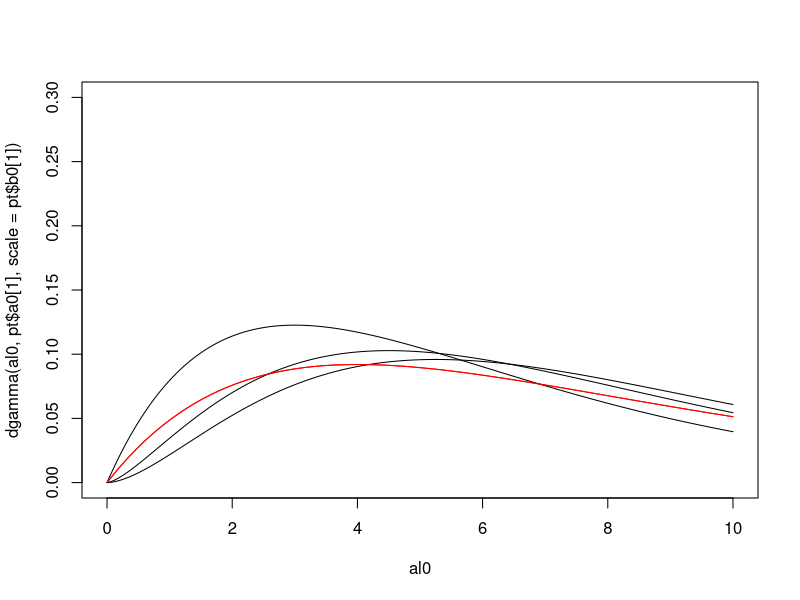
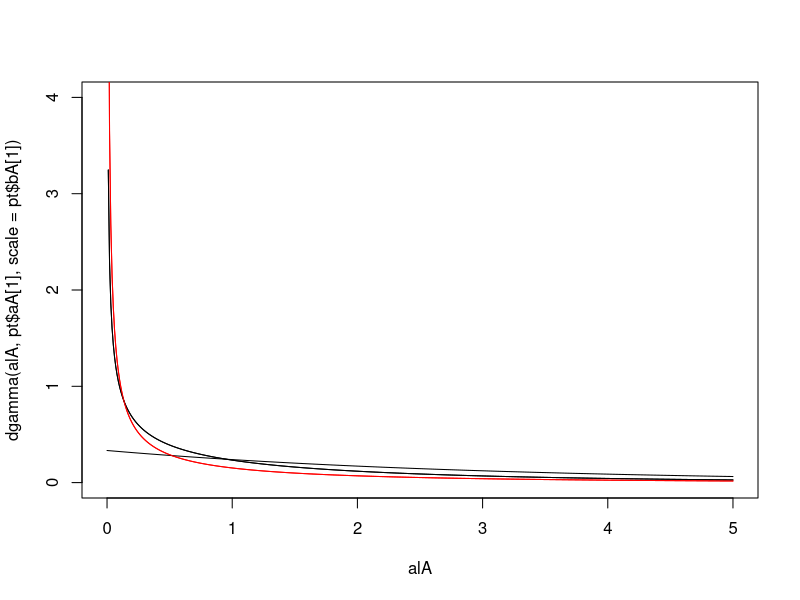
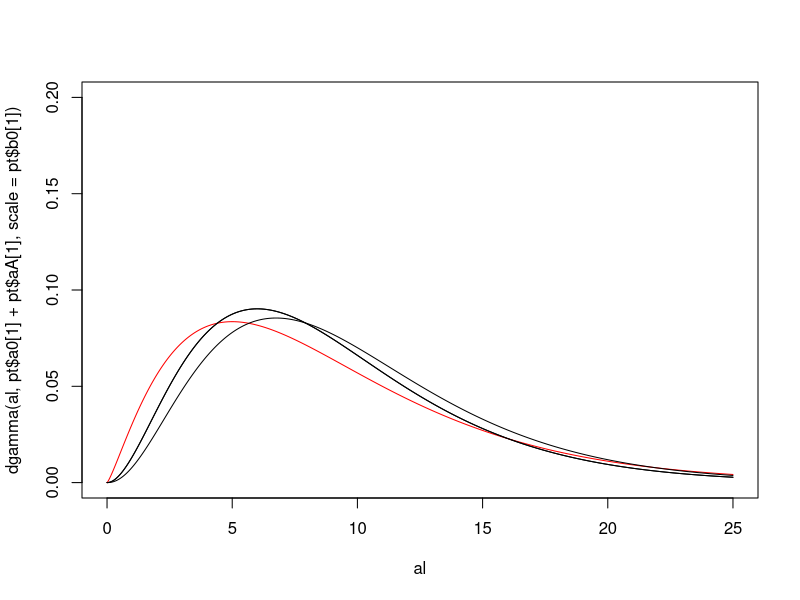
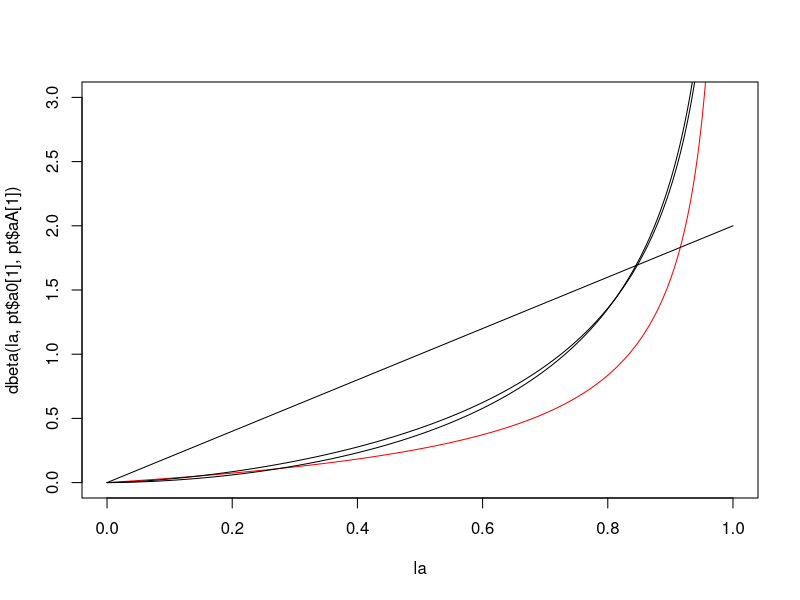

The R source for these figures, in order:
## ---- chunk 1
knitr::opts_chunk$set(echo = TRUE)
## ---- chunk 2
domain.names = c(
  'Prior',
	'Male stars',           # 1
	'Female stars',
	'Films',
	'Star pairs',
	'Pizzas',               # 5
	'Juices',
	'Colours',
	'Colour Combinations',
	'Events',
	'Radio formats',        # 10
	'Musical artists',
	'Aboriginal art',
	'Impressionist art',
	'Sentences',
	'Travel',               # 15
	'Marijuana',
	'Latitude',
	'Dots',
	'Triangles',
	'Population',           # 20
	'Surface area',
	'Beer',
	'Cars',
	'Restaurants',
	'Flight layovers',      # 25
	'Future payments',
	'Phone plans',
	'Hotel rooms',
	'Two-flight itineraries',
	'Televisions',          # 30
	'Coffee',
	'Charity')

result.table = read.table('Tables/population.txt')
row.names(result.table) = domain.names
## ---- chunk 3
pt = data.frame(id = 0:3, row.names = 'id')
#pt$a0 = c(1.50, 1.50, 1.50, 2.25, 2.25, 3.00, 3.00, 3.75, 4.50)
#pt$b0 = c(2.00,  8/5,  4/3,  4/3,  8/7,  8/7,    1,  8/9, 0.8)
#pt$aA = c(0.50, 1.00, 1.50, 0.75, 1.25, 0.50, 1.00, 0.75, 0.50)
#pt$bA = pt$b0
pt$a0 = c(2.00, 2.00, 2.50, 2.75)
pt$b0 = c(4.00, 3.00, 3.00, 3.00)
pt$aA = c(0.25, 1.00, 0.50, 0.50)
pt$bA = c(4.00, 3.00, 3.00, 3.00)
pt$Ela = pt$a0 / (pt$a0 + pt$aA)
pt$Eal = pt$a0 * pt$b0 + pt$aA * pt$bA
pt$Val = pt$a0 * pt$b0^2 + pt$aA * pt$bA^2
pt$sdal = sqrt(pt$Val)
pt$Vla = pt$a0 * pt$aA / ((pt$a0 + pt$aA)^2 * (pt$a0 + pt$aA + 1))
pt$sdla = sqrt(pt$Vla)
knitr::kable(pt, digits = 3)
al0 = seq(0, 10, by=0.01)
plot(al0, dgamma(al0, pt$a0[1], scale=pt$b0[1]), 'l', col='red', ylim=c(0,0.3))
for (i in 2:4) {
  lines(al0, dgamma(al0, pt$a0[i], scale=pt$b0[i]))
}
lines(al0, dgamma(al0, pt$a0[1], scale=pt$b0[1]), 'l', col='red')
alA = seq(0, 5, by=0.01)
plot(alA, dgamma(alA, pt$aA[1], scale=pt$bA[1]), 'l', col='red', ylim=c(0,4))
for (i in 2:4) {
  lines(alA, dgamma(alA, pt$aA[i], scale=pt$bA[i]))
}
lines(alA, dgamma(alA, pt$aA[1], scale=pt$bA[1]), 'l', col='red')

al = seq(0, 25, by=0.01)
plot(al, dgamma(al, pt$a0[1] + pt$aA[1], scale=pt$b0[1]), 'l', col='red', ylim=c(0,0.2))
for (i in 2:4) {
  lines(al, dgamma(al, pt$a0[i] + pt$aA[i], scale=pt$bA[i]))
}

la = seq(0, 1, by=0.001)
plot(la, dbeta(la, pt$a0[1], pt$aA[1]), 'l', col='red', ylim=c(0,3))
for (i in 2:4) {
	lines(la, dbeta(la, pt$a0[i], pt$aA[i]))
}
## ---- chunk 4
#knitr::kable(result.table[,c('B1', 'Be1', 'B2', 'Be2', 'B3', 'Be3', 'B4', 'Be4', 'B5', 'Be5', 'B6', 'Be6', 'B7', 'Be7', 'B8', 'Be8')], digits=c(2,2,2,2,2,2,2,2,2,2,2,2,2,2,2,2))
knitr::kable(result.table[,c('B1', 'Be1', 'B2', 'Be2', 'B3', 'Be3')], digits=c(2,2,2,2,2,2))
## ---- chunk 5
knitr::kable(result.table[,c('wstuP', 'wstuPe', 'mstuP', 'mstuPe', 'sstuP', 'sstuPe', 'tiuP', 'tiuPe')], digits = c(3,3,3,3,6,6,3,3))
## ---- chunk 6
knitr::kable(result.table[,c('wstsP', 'wstsPe', 'mstsP', 'mstsPe', 'sstsP', 'sstsPe', 'tisP', 'tisPe')], digits = c(3,3,3,3,6,6,3,3))
## ---- chunk 7
knitr::kable(result.table[,c('regsP', 'regsPe', 'rusP', 'rusPe', 'mulsP', 'mulsPe')], digits = c(3,3,3,3,6,6))
## ---- chunk 8
knitr::kable(result.table[,c('wstub', 'wstube', 'mstub', 'mstube', 'sstub', 'sstube', 'tiub', 'tiube')], digits = 3)
## ---- chunk 9
knitr::kable(result.table[,c('wstsb', 'wstsbe', 'mstsb', 'mstsbe', 'sstsb', 'sstsbe', 'tisb', 'tisbe')], digits = 3)
## ---- chunk 10
knitr::kable(result.table[,c('regsb', 'regsbe', 'rusb', 'rusbe', 'mulsb', 'mulsbe')], digits = 3)
## ---- chunk 11
#knitr::kable(result.table[,c('al1', 'ale1', 'al2', 'ale2', 'al3', 'ale3', 'al4', 'ale4', 'alu', 'alue')], digits=3)
knitr::kable(result.table[,c('al1', 'ale1', 'al2', 'ale2', 'al3', 'ale3', 'als', 'alse', 'alu', 'alue')], digits=3)
## ---- chunk 12
#knitr::kable(result.table[,c('la1', 'lae1', 'la2', 'lae2', 'la3', 'lae3', 'la4', 'lae4', 'lau', 'laue')], digits=3)
knitr::kable(result.table[,c('la1', 'lae1', 'la2', 'lae2', 'la3', 'lae3', 'las', 'lase', 'lau', 'laue')], digits=3)
## ---- chunk 13
knitr::kable(result.table[,c('als0.05', 'als0.05e', 'als0.25', 'als0.25e', 'als0.50', 'als0.50e', 'als0.75', 'als0.75e', 'als0.95', 'als0.95e')], digits=3)
## ---- chunk 14
knitr::kable(result.table[,c('las0.05', 'las0.05e', 'las0.25', 'las0.25e', 'las0.50', 'las0.50e', 'las0.75', 'las0.75e', 'las0.95', 'las0.95e')], digits=3)
## ---- chunk 15
#knitr::kable(result.table[,c('wstb1', 'wstb2', 'wstb3', 'wstb4', 'wstb5', 'wstb6', 'wstb7', 'wstb8', 'wstub', 'wstube', 'wstsb', 'wstsbe')], digits=3)
knitr::kable(result.table[,c('wstb1', 'wstb2', 'wstb3', 'wstub', 'wstube', 'wstsb', 'wstsbe')], digits=3)
## ---- chunk 16
#knitr::kable(result.table[,c('mstb1', 'mstb2', 'mstb3', 'mstb4', 'mstb5', 'mstb6', 'mstb7', 'mstb8', 'mstub', 'mstube', 'mstsb', 'mstsbe')], digits=3)
knitr::kable(result.table[,c('mstb1', 'mstb2', 'mstb3', 'mstub', 'mstube', 'mstsb', 'mstsbe')], digits=3)
## ---- chunk 17
#knitr::kable(result.table[,c('sstb1', 'sstb2', 'sstb3', 'sstb4', 'sstb5', 'sstb6', 'sstb7', 'sstb8', 'sstub', 'sstube', 'sstsb', 'sstsbe')], digits=3)
knitr::kable(result.table[,c('sstb1', 'sstb2', 'sstb3', 'sstub', 'sstube', 'sstsb', 'sstsbe')], digits=3)
## ---- chunk 18
#knitr::kable(result.table[,c('tib1', 'tib2', 'tib3', 'tib4', 'tibe5', 'tib6', 'tib7', 'tib8', 'tiub', 'tiube', 'tisb', 'tisbe')], digits=3)
knitr::kable(result.table[,c('tib1', 'tib2', 'tib3', 'tiub', 'tiube', 'tisb', 'tisbe')], digits=3)
## ---- chunk 19
#knitr::kable(result.table[,c('regb1', 'regb2', 'regb3', 'regb4', 'regb5', 'regb6', 'regb7', 'regb8', 'regub', 'regube', 'regsb', 'regsbe')], digits=3)
knitr::kable(result.table[,c('regb1', 'regb2', 'regb3', 'regub', 'regube', 'regsb', 'regsbe')], digits=3)
## ---- chunk 20
#knitr::kable(result.table[,c('rub1', 'rub2', 'rub3', 'rub4', 'rub5', 'rub6', 'rub7', 'rub8', 'ruub', 'ruube', 'rusb', 'rusbe')], digits=3)
knitr::kable(result.table[,c('rub1', 'rub2', 'rub3', 'ruub', 'ruube', 'rusb', 'rusbe')], digits=3)
## ---- chunk 21
#knitr::kable(result.table[,c('mulb1', 'mulb2', 'mulb3', 'mulb4', 'mulb5', 'mulb6', 'mulb7', 'mulb8', 'mulub', 'mulube', 'mulsb', 'mulsbe')], digits=3)
knitr::kable(result.table[,c('mulb1', 'mulb2', 'mulb3','mulub', 'mulube', 'mulsb', 'mulsbe')], digits=3)
## ---- chunk 22
#knitr::kable(result.table[,c('wstP1', 'wstP2', 'wstP3', 'wstP4', 'wstP5', 'wstP6', 'wstP7', 'wstP8', 'wstuP', 'wstuPe', 'wstsP', 'wstsPe')], digits=3)
knitr::kable(result.table[,c('wstP1', 'wstP2', 'wstP3', 'wstuP', 'wstuPe', 'wstsP', 'wstsPe')], digits=3)
## ---- chunk 23
#knitr::kable(result.table[,c('mstP1', 'mstP2', 'mstP3', 'mstP4', 'mstP5', 'mstP6', 'mstP7', 'mstP8', 'mstuP', 'mstuPe', 'mstsP', 'mstsPe')], digits=3)
knitr::kable(result.table[,c('mstP1', 'mstP2', 'mstP3', 'mstuP', 'mstuPe', 'mstsP', 'mstsPe')], digits=3)
## ---- chunk 24
#knitr::kable(result.table[,c('sstP1', 'sstP2', 'sstP3', 'sstP4', 'sstP5', 'sstP6', 'sstP7', 'sstP8', 'sstuP', 'sstuPe', 'sstsP', 'sstsPe')], digits=3)
knitr::kable(result.table[,c('sstP1', 'sstP2', 'sstP3', 'sstuP', 'sstuPe', 'sstsP', 'sstsPe')], digits=3)
## ---- chunk 25
#knitr::kable(result.table[,c('tiP1', 'tiP2', 'tiP3', 'tiP4', 'tiP5', 'tiP6', 'tiP7', 'tiP8', 'tiuP', 'tiuPe', 'tisP', 'tisPe')], digits=3)
knitr::kable(result.table[,c('tiP1', 'tiP2', 'tiP3', 'tiuP', 'tiuPe', 'tisP', 'tisPe')], digits=3)
## ---- chunk 26
#knitr::kable(result.table[,c('regP1', 'regP2', 'regP3', 'regP4', 'regP5', 'regP6', 'regP7', 'regP8', 'regsP', 'regsPe')], digits=3)
knitr::kable(result.table[,c('regP1', 'regP2', 'regP3', 'regsP', 'regsPe')], digits=3)
## ---- chunk 27
#knitr::kable(result.table[,c('ruP1', 'ruP2', 'ruP3', 'ruPe4', 'ruP5', 'ruP6', 'ruP7', 'ruP8', 'rusP', 'rusPe')], digits=3)
knitr::kable(result.table[,c('ruP1', 'ruP2', 'ruP3', 'rusP', 'rusPe')], digits=3)
## ---- chunk 28
#knitr::kable(result.table[,c('mulP1', 'mulP2', 'mulP3', 'mulP4', 'mulP5', 'mulP6', 'mulP7', 'mulP8', 'mulsP', 'mulsPe')], digits=3)
knitr::kable(result.table[,c('mulP1', 'mulP2', 'mulP3', 'mulsP', 'mulsPe')], digits=3)
